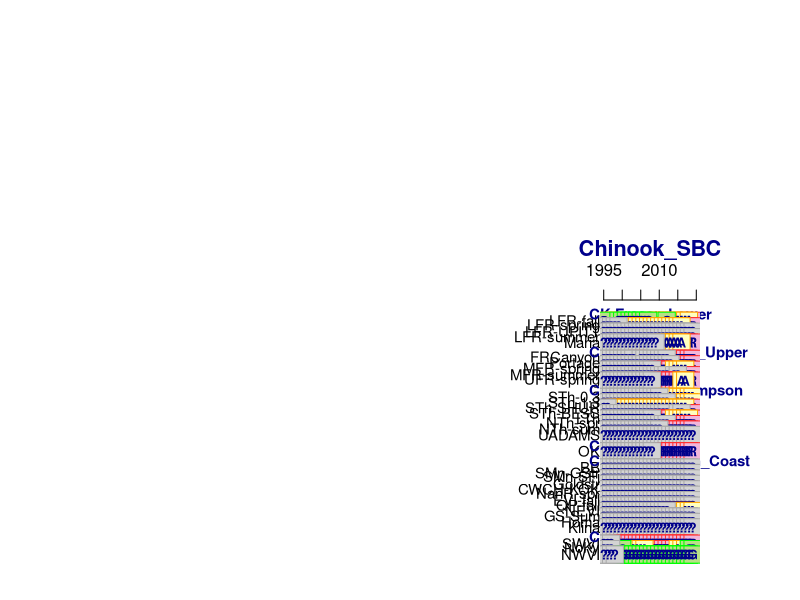
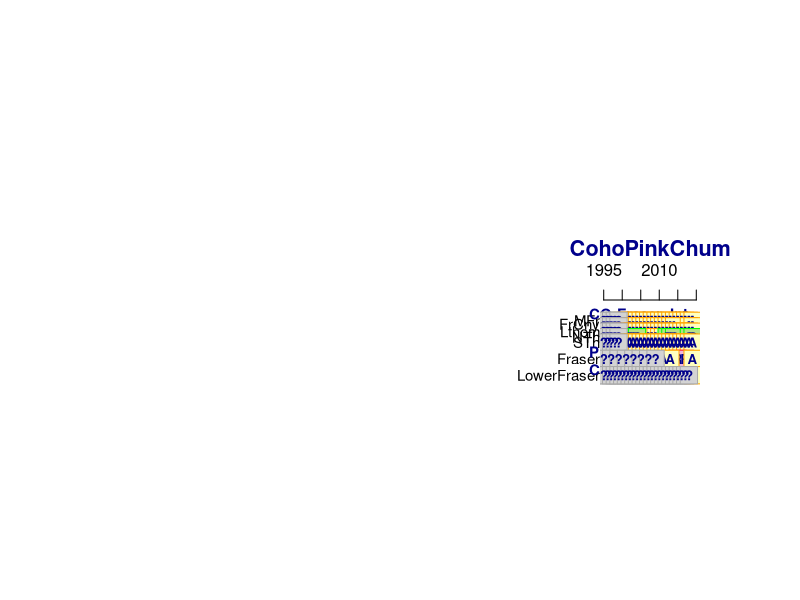
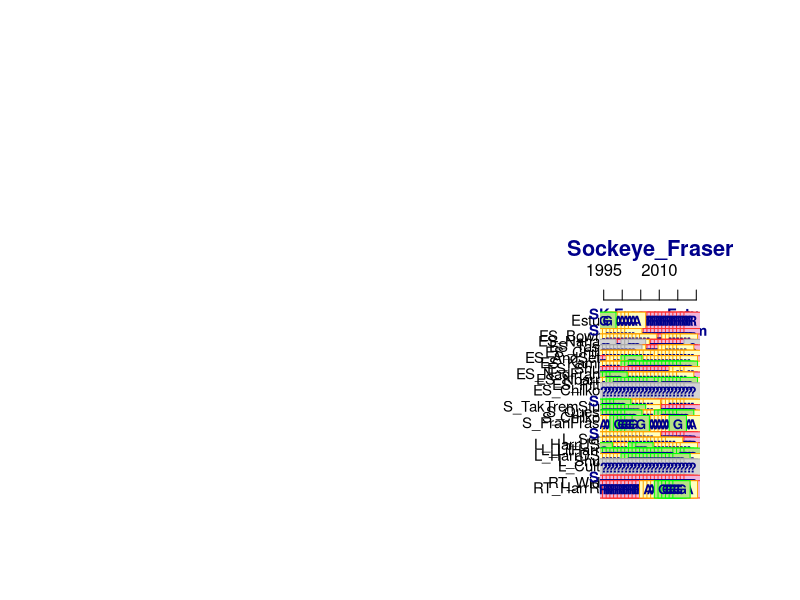
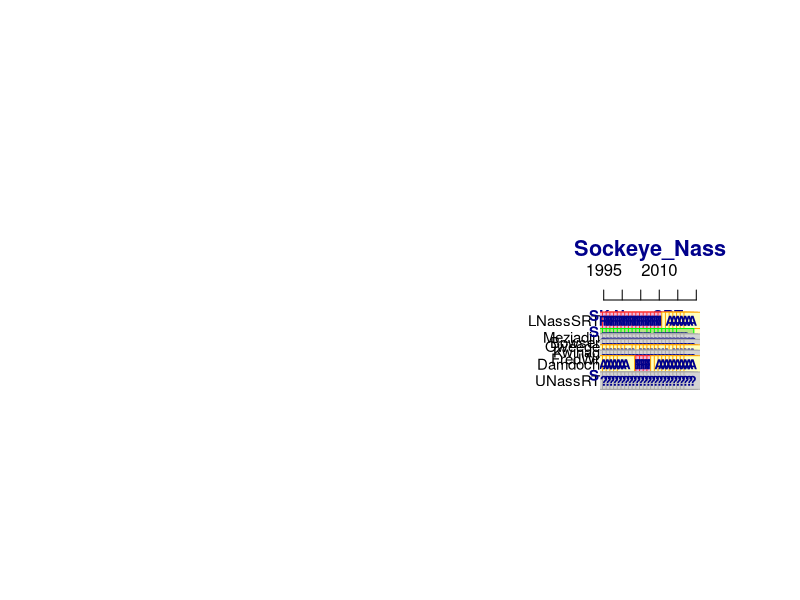
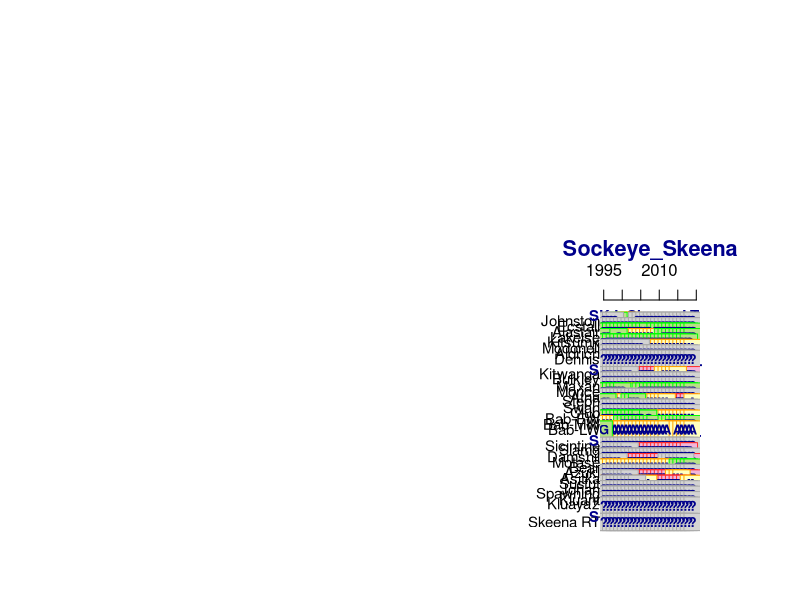

Recreate these plots in R, in order.

# SEE DETAILS AT https://github.com/sos-program/SoSplots/issues/1


library(tidyverse)
library(plotrix)





cu.info <- read_csv("data-raw/timeseries-sample-code/data/MAIN_CU_LOOKUP_FOR_SOS.csv") %>%
  dplyr::mutate(CU_ID = gsub("_","-",CU_ID))

retro.summary.tbl <- read_csv("data-raw/timeseries-sample-code/data/Retro_Synoptic_Details.csv")

plot.specs <- read_csv("data-raw/timeseries-sample-code/data/TimelinePlot_Specs.csv")
plot.specs
#view(plot.specs)

alpha.use <- 1
green.use <- rgb(184/255,225/255,134/255,alpha=alpha.use)
red.use <- rgb(241/255,182/255,218/255,alpha=alpha.use)
amber.use <- rgb(255/255,255/255,191/255,alpha=alpha.use)



plot.list <- unique(plot.specs$Plot)
plot.list


for(plot.do in plot.list){

specs.do <- plot.specs %>% dplyr::filter(Plot == plot.do) %>%
              mutate(CU_ID = gsub("_","-",CU_ID))
specs.do
specs.do$CU_ID


grp.labels <- specs.do %>% select(GroupIndex,Group) %>% unique()
grp.labels

retro.yrs <- 1995:2020


#########################################



png(filename = paste0("data/TimelinePlot_",plot.do,".png"),
    width = 480*4, height = 480*5, units = "px", pointsize = 14*3.1, bg = "white",  res = NA)
par(mai=c(0.3,6,3,1))

 print(paste(plot.do,"-----------------------------"))


plot(1:5,1:5, type="n",xlim = range(retro.yrs), ylim= c(-46,0) ,xlab="",ylab="",
     axes=FALSE)
axis(3,at = pretty(retro.yrs))
mtext(plot.do,side=3,line=2,xpd=NA,font=2,col="darkblue",cex=1.3)
#abline(v=pretty(retro.yrs),col="darkgrey")

abline(h=-specs.do$CUIndex,col="darkgrey")

text(rep(par("usr")[1],length(specs.do$CUIndex)),
     -specs.do$CUIndex, specs.do$CU_Acro,
     adj = c(1),xpd=NA,cex = 0.9)

text(rep(retro.yrs[1]-4,length(grp.labels$GroupIndex)),
     -grp.labels$GroupIndex, grp.labels$Group,
     adj = 0,xpd=NA,cex = 0.9,font=2,col="darkblue")



for(cu.plot in specs.do$CU_ID){
print(cu.plot)

#if(cu.plot == "CK-33"){stop()}

specs.sub <- specs.do %>% dplyr::filter(CU_ID == cu.plot)
specs.sub

retro.sub <- retro.summary.tbl %>% dplyr::filter(CU_ID == cu.plot, Year <= 2019) %>% select(Year,RapidStatus)
retro.sub

red.df <- retro.sub %>% dplyr::filter(RapidStatus == "Red")
red.df

if(dim(red.df)[1]>0){
  points(red.df$Year,-rep(specs.sub$CUIndex,dim(red.df)[1]),pch=22,col ="firebrick1",bg= red.use,cex=2.6)
  text(red.df$Year,-rep(specs.sub$CUIndex,dim(red.df)[1]),"R",font=2,col="darkblue",cex=0.8)
}

amber.df <- retro.sub %>% dplyr::filter(RapidStatus == "Amber")
amber.df

if(dim(amber.df)[1]>0){
points(amber.df$Year,-rep(specs.sub$CUIndex,dim(amber.df)[1]),pch=22,col ="orange",bg= amber.use,cex=2.6)
text(amber.df$Year,-rep(specs.sub$CUIndex,dim(amber.df)[1]),"A",font=2,col="darkblue",cex=0.8)
}


green.df <- retro.sub %>% dplyr::filter(RapidStatus == "Green")
green.df

if(dim(green.df)[1]>0){
  points(green.df$Year,-rep(specs.sub$CUIndex,dim(green.df)[1]),pch=22,col ="green",bg= green.use,cex=2.6)
  text(green.df$Year,-rep(specs.sub$CUIndex,dim(green.df)[1]),"G",font=2,col="darkblue",cex=0.8)
  }

unk.df <- retro.sub %>% dplyr::filter(RapidStatus == "None")
unk.df

if(dim(retro.sub)[1] == 0){
unk.df <- data.frame(Year = retro.yrs[1]:2019,RapidStatus = "None")
}


if(dim(unk.df)[1]>0){
  points(unk.df$Year,-rep(specs.sub$CUIndex,dim(unk.df)[1]),pch=22,col ="darkgrey",bg= "lightgrey",cex=2.6)
  text(x = unk.df$Year,y = -rep(specs.sub$CUIndex,dim(unk.df)[1]),labels = "?",font=2,col="darkblue",cex=0.8)
}



} # end looping through CUs







dev.off()


} # end looping through plots















